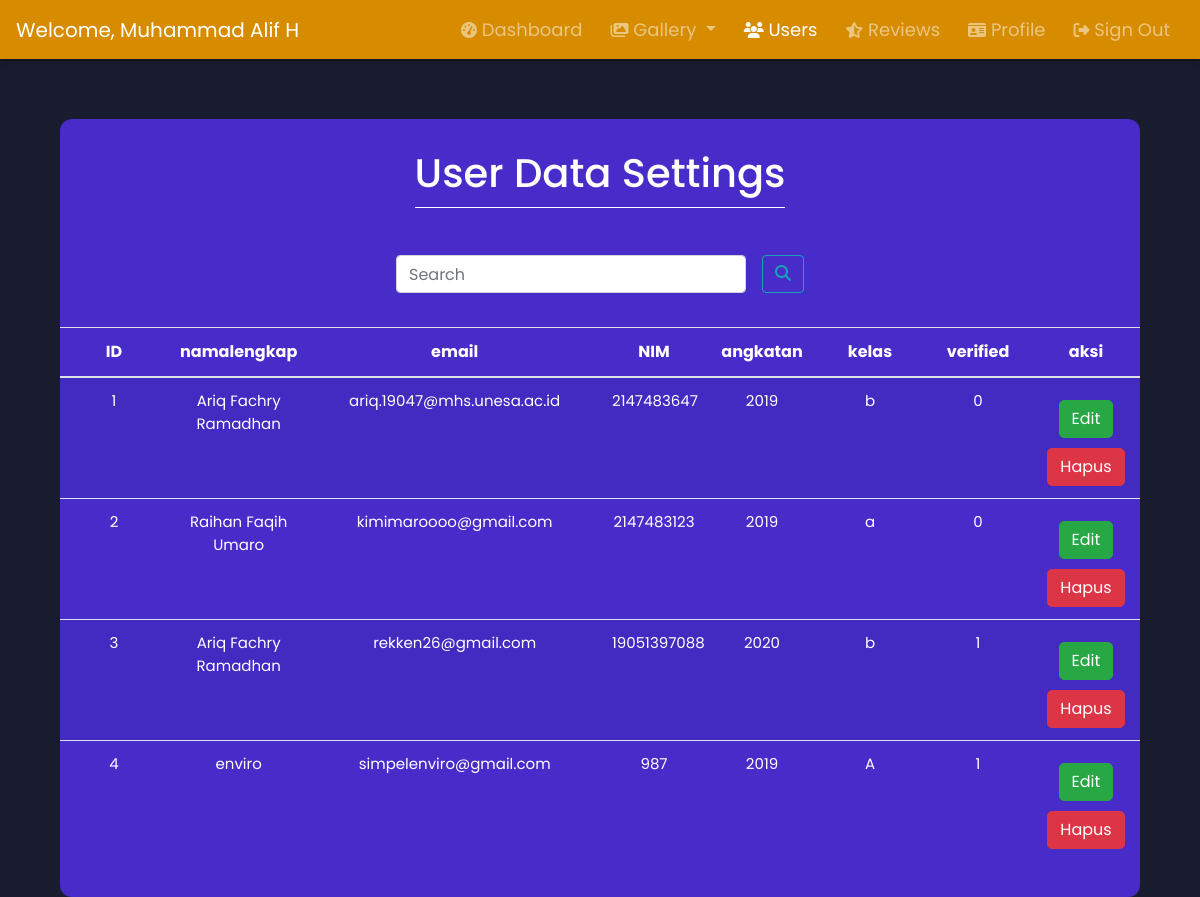
Page /User_Regist/admin-usersConfig (signed in) on the committed database.
### tables this page shows
CREATE TABLE `users` (
  `id` int(11) NOT NULL,
  `namalengkap` varchar(100) NOT NULL,
  `email` varchar(200) NOT NULL,
  `nim` bigint(20) NOT NULL,
  `angkatan` year(4) NOT NULL,
  `kelas` varchar(2) NOT NULL,
  `verified` tinyint(4) NOT NULL,
  `token` varchar(100) NOT NULL,
  `password` varchar(255) NOT NULL,
  `usertype` varchar(20) NOT NULL
);

### User_Regist/admin-usersConfig.php (the view, shortened to what this page needs)
<?php
    $currentPage = 'usersConfig';
    include 'header-admin.php';
?>
<section>
<div class="container mw-100 animwo" id="box" style=" color:white; padding-top: 30px; margin-top: 60px; width:90%; padding-left:0; padding-right:0">
    <div class="row justify-content-md-center">
        <div class="col-md-auto">
            <h1 style="text-align: center;" class="fadeInUp">User Data Settings</h1>
            <hr style="border-top: 1px solid white; margin-bottom: 15px; margin-top: 10px">
            <br>
        </div>
    </div>
        <div class="row justify-content-md-center">
            <form action="" method="POST">
                <div class="d-flex bd-highlight mb-3">
                    <div class="p-2 bd-highlight">
                        <input name="cari" autofocus autocomplete="off" class="form-control mr-sm-2" type="search" placeholder="Search" aria-label="Search">
                    </div>
                    <div class="p-2 bd-highlight">
                        <button name="btn-cari"class="btn btn-outline-info my-2 my-sm-0" type="submit" style="width: fit-content;"><i class="fas fa-search"></i></button>
                    </div>
                </div>
        </div>
                <div class="table-responsive" >
                    <table class="table table-striped table-image">
                        <thead >
                            <tr>
                                <th scope="col">ID</th>
                                <th scope="col">namalengkap</th>
                                <th scope="col">email</th>
                                <th scope="col">NIM</th>
                                <th scope="col">angkatan</th>
                                <th scope="col">kelas</th>
                                <th scope="col">verified</th>
                                <th scope="col">aksi</th>
                            </tr>
                        </thead>
                        <tbody>
                        <?php
                            $query = "SELECT * FROM users WHERE usertype = 'user'  ORDER BY id ASC";
                            $result = mysqli_query($conn, $query);
                            $ID = 1;
                            while($row = mysqli_fetch_assoc($result))
                            {
                        ?>
                            <tr>
                            <td class="td-sm sm-font"><?php echo $ID; ?></td>
                            <td class="td-sm sm-font"><?php echo $row['namalengkap']; ?></td>
                            <td style="width:fit-content" class="sm-font"><abbr title="<?php echo $row['email']; ?>" style="border: none; text-decoration: none;"><?php echo substr($row['email'], 0 ,31); ?></abbr></td>
                            <td class="td-sm sm-font"><?php echo $row['nim']; ?></td>
                            <td class="td-sm sm-font"><?php echo $row['angkatan']; ?></td>
                            <td class="td-sm sm-font"><?php echo $row['kelas']; ?></td>
                            <td class="td-sm sm-font"><?php echo $row['verified']; ?></td>
                            <td class="td-sm sm-font">
                            <a href="admin-user-edit?id=<?php echo $row['id']; ?>" style="text-decoration:none"> <button name="edit-pass-btn" type="submit" class="btn btn-success" data-toggle="modal" data-target="#exampleModal" style="margin-top: 10px; border-radius: 5px; width:fit-content" >Edit</button></a>
                            <a href="admin-user-hapus-proses?id=<?php echo $row['id']; ?>" style="text-decoration:none" onclick="return confirm('Anda yakin akan menghapus data ini?')"><button name="edit-pass-btn" type="submit" class="btn btn-danger" data-toggle="modal" data-target="#exampleModal" style="margin-top: 10px; border-radius: 5px; width:fit-content">Hapus</button></a>
                            </td>
                            </tr>
                            <?php
                                $ID++;
                                }
                            ?>
                        </tbody>
                    </table>
                </div>
    </div>
</html>

### User_Regist/header-admin.php (shortened to what this page needs)
<!DOCTYPE html>
<html>
    <head>
        <link rel="stylesheet" href="https://cdn.jsdelivr.net/npm/bootstrap@4.5.3/dist/css/bootstrap.min.css">
        <link rel="stylesheet" href="https://unpkg.com/swiper/swiper-bundle.css" />
        <link rel="stylesheet" href="https://unpkg.com/swiper/swiper-bundle.min.css" />
        <link href="../src/css/dashboard_admin.css" type="text/css" rel="stylesheet">
        <link rel="stylesheet" href="//cdnjs.cloudflare.com/ajax/libs/morris.js/0.5.1/morris.css">
    </head>
    <body>
        <nav class="navbar navbar-expand-lg navbar-dark">
            <a class="navbar-brand" href="#">Welcome, <?php echo $_SESSION['namalengkap']; ?> </a>
            <div class="collapse navbar-collapse" id="navbarNav">
            <ul class="navbar-nav ml-auto">
                    <li class="nav-item <?php if($currentPage =='dashboard'){echo 'active';}?>">
                        <a class="nav-link" href="admin-dashboard"><i class="fas fa-tachometer-alt"></i> Dashboard</a>
                    </li>
                    <li class="nav-item dropdown <?php if($currentPage =='galleryData' || $currentPage == 'previewGalery' || $currentPage =='uploadGallery_adm'){echo 'active';}?>">
                        <a class="nav-link dropdown-toggle" href="#" id="navbarDropdown" role="button" data-toggle="dropdown" aria-haspopup="true" aria-expanded="false">
                        <i class="fas fa-images"></i>  Gallery
                        </a>
                    </li>
                    <li class="nav-item <?php if($currentPage =='usersConfig'){echo 'active';}?>">
                        <a class="nav-link" href="admin-usersConfig"><i class="fas fa-users"></i> Users </a>
                    </li>
                    <li class="nav-item <?php if($currentPage =='admin-list-user-rating'){echo 'active';}?>">
                        <a class="nav-link" href="admin-list-user-rating"><i class="fas fa-star-half-alt"></i> Reviews</a>
                    </li>
                    <li class="nav-item <?php if($currentPage =='profile'){echo 'active';}?>">
                        <a class="nav-link" href="admin-profile"><i class="fas fa-id-card"></i> Profile</a>
                    </li>
                    <li class="nav-item">
                        <a class="nav-link" href="index1?logout=1"><i class="fas fa-sign-out-alt"></i> Sign Out</a>
                    </li>
                </ul>
            </div>
        </nav>

### src/css/dashboard_admin.css (style rules this page uses)
* { margin: 0; padding: 0; box-sizing: border-box; font-family: 'Poppins', sans-serif; }
body, html { height: 100%; scroll-behavior: smooth; background-color: #191c2f; }
.navbar { box-shadow: 0 3px 5px 0 rgba(0, 0, 0, 0.3); z-index: 5; width: 100%; font-family: 'Space Grotesk', sans-serif; background-color: #D78C00; }
.nav-item { font-size: 18px; margin: auto 6px; font-family: Helvetica; }
li { cursor: pointer; }
a i { font-size: 16px; }
.sm-font { font-size: 15px; }
input { width: 20%; margin-bottom: 10px; }
#box { background-color: #472CCA; width: 90%; padding: 20px; border-radius: 12px; }
td, th { vertical-align: middle; }
th, tr, td { color: white; text-align: center; }
tr td { max-width: 50px; }
.td-sm { width: 10%; }
.btn { min-width: 60% !important; width: 60%; max-width: 100%; }
.fadeInUp { animation: fadeInUp 2s ease; }
.animwo { animation: opac 4s ease; transition: transform .4s ; }

### rows in the picture
users: namalengkap "Ariq Fachry Ramadhan", email "ariq.19047@mhs.unesa.ac.id", nim "2147483647", angkatan "2019", kelas "b", verified "0"
users: namalengkap "Raihan Faqih Umaro", email "kimimaroooo@gmail.com", nim "2147483123", angkatan "2019", kelas "a", verified "0"
users: namalengkap "Ariq Fachry Ramadhan", email "rekken26@gmail.com", nim "19051397088", angkatan "2020", kelas "b", verified "1"
users: namalengkap "enviro", email "simpelenviro@gmail.com", nim "987", angkatan "2019", kelas "A", verified "1"

### other values in the picture
$_SESSION['namalengkap'] "Muhammad Alif H"
